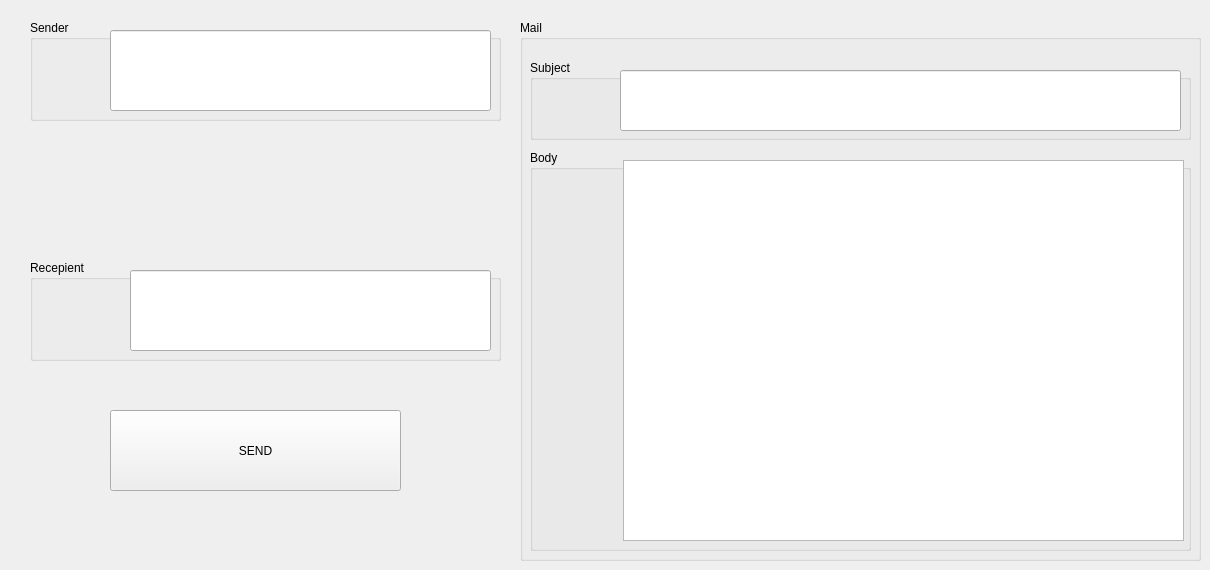
      <widget class="QWidget" name="widget">
       <attribute name="title">
        <string>Mail</string>
       </attribute>
       <widget class="QGroupBox" name="groupBox_6">
        <property name="geometry">
         <rect>
          <x>30</x>
          <y>20</y>
          <width>471</width>
          <height>101</height>
         </rect>
        </property>
        <property name="title">
         <string>Sender</string>
        </property>
        <widget class="QLineEdit" name="senderLineEdit">
         <property name="geometry">
          <rect>
           <x>80</x>
           <y>10</y>
           <width>381</width>
           <height>81</height>
          </rect>
         </property>
        </widget>
        <widget class="QLabel" name="label_20">
         <property name="geometry">
          <rect>
           <x>0</x>
           <y>20</y>
           <width>71</width>
           <height>71</height>
          </rect>
         </property>
         <property name="styleSheet">
          <string notr="true">border-color: transparent;
background-color: qlineargradient(spread:reflect, x1:0, y1:0, x2:1, y2:1, stop:0 rgba(0, 180, 218, 0), stop:0.896373 rgba(0, 248, 210, 0));</string>
         </property>
         <property name="text">
          <string/>
         </property>
         <property name="pixmap">
          <pixmap>../../../Downloads/send-mail-2554.png</pixmap>
         </property>
         <property name="scaledContents">
          <bool>true</bool>
         </property>
        </widget>
       </widget>
       <widget class="QGroupBox" name="groupBox_7">
        <property name="geometry">
         <rect>
          <x>520</x>
          <y>20</y>
          <width>681</width>
          <height>541</height>
         </rect>
        </property>
        <property name="title">
         <string>Mail</string>
        </property>
        <widget class="QGroupBox" name="groupBox_8">
         <property name="geometry">
          <rect>
           <x>10</x>
           <y>40</y>
           <width>661</width>
           <height>80</height>
          </rect>
         </property>
         <property name="title">
          <string>Subject</string>
         </property>
         <widget class="QLineEdit" name="subjectLineEdit">
          <property name="geometry">
           <rect>
            <x>90</x>
            <y>10</y>
            <width>561</width>
            <height>61</height>
           </rect>
          </property>
         </widget>
        </widget>
        <widget class="QGroupBox" name="groupBox_9">
         <property name="geometry">
          <rect>
           <x>10</x>
           <y>130</y>
           <width>661</width>
           <height>401</height>
          </rect>
         </property>
         <property name="title">
          <string>Body</string>
         </property>
         <widget class="QTextEdit" name="bodyTextEdit">
          <property name="geometry">
           <rect>
            <x>93</x>
            <y>10</y>
            <width>561</width>
            <height>381</height>
           </rect>
          </property>
         </widget>
        </widget>
       </widget>
       <widget class="QGroupBox" name="groupBox_10">
        <property name="geometry">
         <rect>
          <x>30</x>
          <y>260</y>
          <width>471</width>
          <height>101</height>
         </rect>
        </property>
        <property name="title">
         <string>Recepient</string>
        </property>
        <widget class="QLineEdit" name="recipientLineEdit">
         <property name="geometry">
          <rect>
           <x>100</x>
           <y>10</y>
           <width>361</width>
           <height>81</height>
          </rect>
         </property>
        </widget>
        <widget class="QLabel" name="label_18">
         <property name="geometry">
          <rect>
           <x>10</x>
           <y>30</y>
           <width>81</width>
           <height>61</height>
          </rect>
         </property>
         <property name="styleSheet">
          <string notr="true">border-color: transparent;
background-color: qlineargradient(spread:reflect, x1:0, y1:0, x2:1, y2:1, stop:0 rgba(0, 180, 218, 0), stop:0.896373 rgba(0, 248, 210, 0));</string>
         </property>
         <property name="text">
          <string/>
         </property>
         <property name="pixmap">
          <pixmap>../../../Downloads/mail-letter-2971.png</pixmap>
         </property>
         <property name="scaledContents">
          <bool>true</bool>
         </property>
        </widget>
       </widget>
       <widget class="QPushButton" name="sendButton">
        <property name="geometry">
         <rect>
          <x>110</x>
          <y>410</y>
          <width>291</width>
          <height>81</height>
         </rect>
        </property>
        <property name="text">
         <string>SEND</string>
        </property>
       </widget>
       <widget class="QLabel" name="label_21">
        <property name="geometry">
         <rect>
          <x>200</x>
          <y>130</y>
          <width>121</width>
          <height>121</height>
         </rect>
        </property>
        <property name="styleSheet">
         <string notr="true">border-color: transparent;
background-color: qlineargradient(spread:reflect, x1:0, y1:0, x2:1, y2:1, stop:0 rgba(0, 180, 218, 0), stop:0.896373 rgba(0, 248, 210, 0));</string>
        </property>
        <property name="text">
         <string/>
        </property>
        <property name="pixmap">
         <pixmap>../../../Downloads/arrow-right-2817.png</pixmap>
        </property>
        <property name="scaledContents">
         <bool>true</bool>
        </property>
       </widget>
       <widget class="QLabel" name="label_19">
        <property name="geometry">
         <rect>
          <x>130</x>
          <y>420</y>
          <width>61</width>
          <height>61</height>
         </rect>
        </property>
        <property name="styleSheet">
         <string notr="true">border-color: transparent;
background-color: qlineargradient(spread:reflect, x1:0, y1:0, x2:1, y2:1, stop:0 rgba(0, 180, 218, 0), stop:0.896373 rgba(0, 248, 210, 0));</string>
        </property>
        <property name="text">
         <string/>
        </property>
        <property name="pixmap">
         <pixmap>../../../Downloads/send-4008.png</pixmap>
        </property>
        <property name="scaledContents">
         <bool>true</bool>
        </property>
       </widget>
      </widget>
